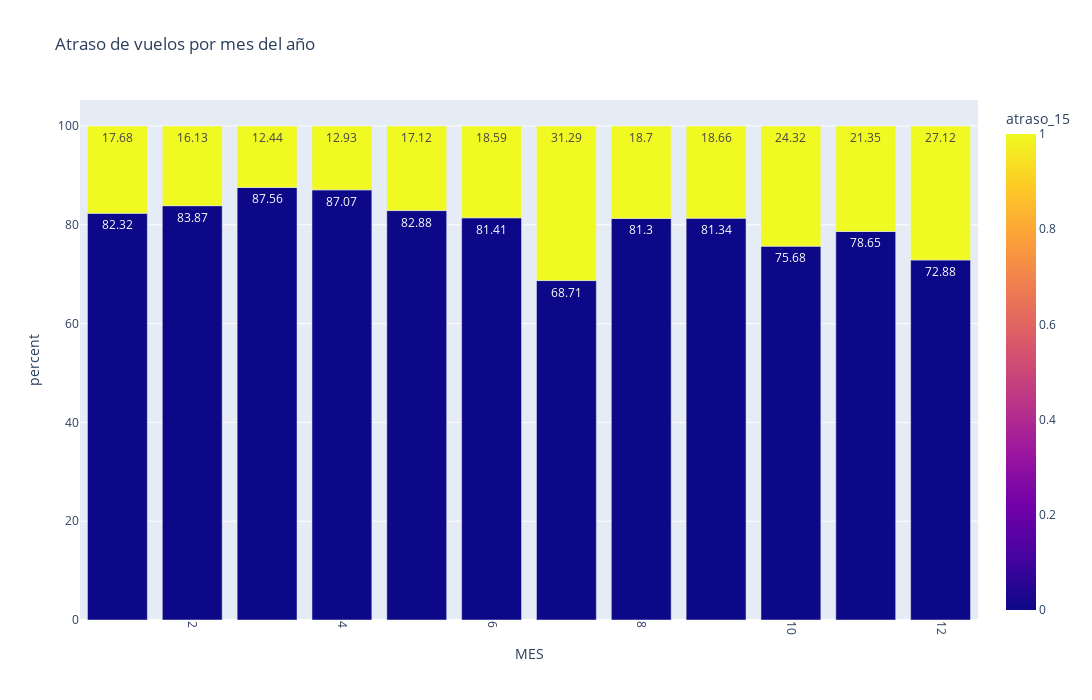

Notebook code for this chart:
### Markdown cell above
El mes del vuelo sorprendentemente, también tiene una varianza no menor, sorprendiendo julio del 2017. Buscando un poco en Google y haciendo memoria, ese fue el invierno que nevó en casi toda la región metropolitana, por lo que podrían haber otros factores detrás de esta varianza. Algo plausible y para no reproducir sesgo, sería incluir variables de pronóstico climático para Santiago para el día que partiría el avión. Por lo mismo, no será incluida en el análisis tal como está.

### Code cell
fig = visualize_category(df = df, category_1= 'MES', category_1_name = 'mes del año')
fig.update_xaxes(tickangle=90)
fig.update_layout(autosize=False, width=1280, height=700, showlegend=True)
fig.show()

### Figure 1 — Plotly figure (JSON) as saved in the notebook; plotly's stock layout.template omitted (floating-point values rounded to 4 significant figures)
{"data": [{"alignmentgroup": "True", "hovertemplate": "MES=%{x}<br>percent=%{y}<br>size=%{text}<br>atraso_15=%{marker.color}<extra></extra>", "legendgroup": "", "marker": {"color": [0, 1, 0, 1, 0, 1, 0, 1, 0, 1, 0, 1, 0, 1, 0, 1, 0, 1, 0, 1, 0, 1, 0, 1], "coloraxis": "coloraxis", "pattern": {"shape": ""}}, "name": "", "offsetgroup": "", "orientation": "v", "showlegend": false, "text": [5027, 1080, 4664, 897, 4800, 682, 4371, 649, 4343, 897, 4055, 926, 4117, 1875, 4670, 1074, 4563, 1047, 4565, 1467, 4782, 1298, 4632, 1724], "textposition": "auto", "texttemplate": "%{y}", "type": "bar", "x": [1, 1, 2, 2, 3, 3, 4, 4, 5, 5, 6, 6, 7, 7, 8, 8, 9, 9, 10, 10, 11, 11, 12, 12], "xaxis": "x", "y": [82.32, 17.68, 83.87, 16.13, 87.56, 12.44, 87.07, 12.93, 82.88, 17.12, 81.41, 18.59, 68.71, 31.29, 81.3, 18.7, 81.34, 18.66, 75.68, 24.32, 78.65, 21.35, 72.88, 27.12], "yaxis": "y"}], "layout": {"autosize": false, "barmode": "relative", "coloraxis": {"colorbar": {"title": {"text": "atraso_15"}}, "colorscale": [[0, "#0d0887"], [0.1111, "#46039f"], [0.2222, "#7201a8"], [0.3333, "#9c179e"], [0.4444, "#bd3786"], [0.5556, "#d8576b"], [0.6667, "#ed7953"], [0.7778, "#fb9f3a"], [0.8889, "#fdca26"], [1, "#f0f921"]]}, "height": 700, "legend": {"tracegroupgap": 0}, "showlegend": true, "title": {"text": "Atraso de vuelos por mes del año"}, "width": 1280, "xaxis": {"anchor": "y", "domain": [0, 1], "tickangle": 90, "title": {"text": "MES"}}, "yaxis": {"anchor": "x", "domain": [0, 1], "title": {"text": "percent"}}}}
